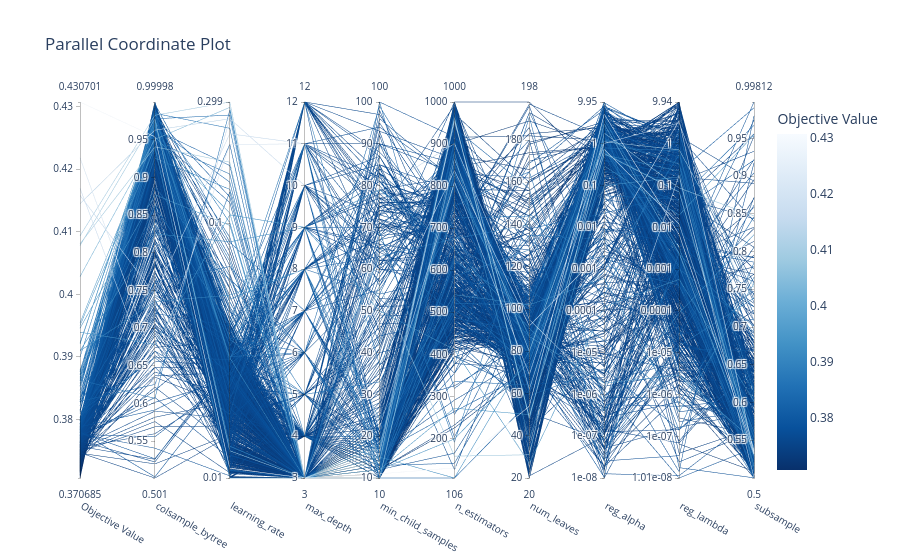

The cell this chart's notebook holds for it:
### Code cell
optuna.visualization.plot_parallel_coordinate(study)

### Figure 1 — Plotly figure (JSON) as saved in the notebook; plotly's stock layout.template omitted (floating-point values rounded to 4 significant figures; data arrays with more than 128 entries replaced by an {"elided": "..."} marker saying what was removed)
{"data": [{"dimensions": [{"label": "Objective Value", "range": [0.3707, 0.4307], "values": {"elided": "1000 float values"}}, {"label": "colsample_bytree", "range": [0.501, 1.0], "values": {"elided": "1000 float values"}}, {"label": "learning_rate", "range": [-1.999, -0.5241], "ticktext": ["0.01", "0.1", "0.299"], "tickvals": [-1.999, -1, -0.5241], "values": {"elided": "1000 float values"}}, {"label": "max_depth", "range": [3, 12], "values": {"elided": "1000 int values"}}, {"label": "min_child_samples", "range": [10, 100], "values": {"elided": "1000 int values"}}, {"label": "n_estimators", "range": [106, 1000], "values": {"elided": "1000 int values"}}, {"label": "num_leaves", "range": [20, 198], "values": {"elided": "1000 int values"}}, {"label": "reg_alpha", "range": [-7.999, 0.9978], "ticktext": ["1e-08", "1e-07", "1e-06", "1e-05", "0.0001", "0.001", "0.01", "0.1", "1", "9.95"], "tickvals": [-7.999, -7, -6, -5, -4, -3, -2, -1, 0, 0.9978], "values": {"elided": "1000 float values"}}, {"label": "reg_lambda", "range": [-7.996, 0.9975], "ticktext": ["1.01e-08", "1e-07", "1e-06", "1e-05", "0.0001", "0.001", "0.01", "0.1", "1", "9.94"], "tickvals": [-7.996, -7, -6, -5, -4, -3, -2, -1, 0, 0.9975], "values": {"elided": "1000 float values"}}, {"label": "subsample", "range": [0.5, 0.9981], "values": {"elided": "1000 float values"}}], "labelangle": 30, "labelside": "bottom", "line": {"color": {"elided": "1000 float values"}, "colorbar": {"title": {"text": "Objective Value"}}, "colorscale": [[0, "rgb(247,251,255)"], [0.125, "rgb(222,235,247)"], [0.25, "rgb(198,219,239)"], [0.375, "rgb(158,202,225)"], [0.5, "rgb(107,174,214)"], [0.625, "rgb(66,146,198)"], [0.75, "rgb(33,113,181)"], [0.875, "rgb(8,81,156)"], [1, "rgb(8,48,107)"]], "reversescale": true, "showscale": true}, "type": "parcoords"}], "layout": {"title": {"text": "Parallel Coordinate Plot"}}}
